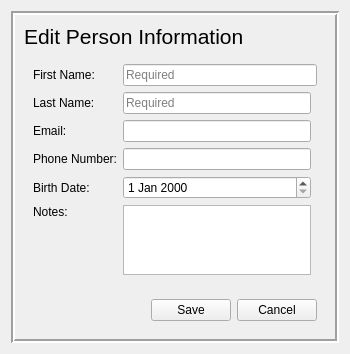
<?xml version="1.0" encoding="UTF-8"?>
<ui version="4.0">
 <class>EditPerson</class>
 <widget class="QWidget" name="EditPerson">
  <property name="geometry">
   <rect>
    <x>0</x>
    <y>0</y>
    <width>350</width>
    <height>351</height>
   </rect>
  </property>
  <property name="windowTitle">
   <string>Edit Person</string>
  </property>
  <layout class="QGridLayout" name="gridLayout_2">
   <item row="0" column="0">
    <widget class="QFrame" name="frame">
     <property name="frameShape">
      <enum>QFrame::Box</enum>
     </property>
     <property name="frameShadow">
      <enum>QFrame::Sunken</enum>
     </property>
     <property name="lineWidth">
      <number>2</number>
     </property>
     <layout class="QGridLayout" name="gridLayout_3">
      <item row="2" column="0">
       <widget class="QWidget" name="widget_2" native="true">
        <layout class="QGridLayout" name="gridLayout_4">
         <item row="0" column="0">
          <spacer name="horizontalSpacer">
           <property name="orientation">
            <enum>Qt::Horizontal</enum>
           </property>
           <property name="sizeHint" stdset="0">
            <size>
             <width>40</width>
             <height>20</height>
            </size>
           </property>
          </spacer>
         </item>
         <item row="0" column="1">
          <widget class="QPushButton" name="editPersonSaveButton">
           <property name="text">
            <string>Save</string>
           </property>
          </widget>
         </item>
         <item row="0" column="2">
          <widget class="QPushButton" name="editPersonCancelButton">
           <property name="text">
            <string>Cancel</string>
           </property>
          </widget>
         </item>
        </layout>
       </widget>
      </item>
      <item row="1" column="0">
       <widget class="QWidget" name="widget" native="true">
        <layout class="QGridLayout" name="gridLayout">
         <item row="3" column="1">
          <widget class="QLineEdit" name="editEmail"/>
         </item>
         <item row="6" column="0">
          <widget class="QLabel" name="label_5">
           <property name="text">
            <string>Birth Date:</string>
           </property>
          </widget>
         </item>
         <item row="3" column="0">
          <widget class="QLabel" name="label_3">
           <property name="text">
            <string>Email:</string>
           </property>
          </widget>
         </item>
         <item row="2" column="0">
          <widget class="QLabel" name="label_2">
           <property name="text">
            <string>Last Name:</string>
           </property>
          </widget>
         </item>
         <item row="6" column="1">
          <widget class="QDateEdit" name="editBirthDate"/>
         </item>
         <item row="1" column="1" colspan="2">
          <widget class="QLineEdit" name="editFirstName">
           <property name="placeholderText">
            <string>Required</string>
           </property>
          </widget>
         </item>
         <item row="7" column="1">
          <widget class="QTextEdit" name="editPersonNotes"/>
         </item>
         <item row="4" column="1">
          <widget class="QLineEdit" name="editNumber"/>
         </item>
         <item row="2" column="1">
          <widget class="QLineEdit" name="editLastName">
           <property name="placeholderText">
            <string>Required</string>
           </property>
          </widget>
         </item>
         <item row="1" column="0">
          <widget class="QLabel" name="label">
           <property name="text">
            <string>First Name:</string>
           </property>
          </widget>
         </item>
         <item row="7" column="0">
          <widget class="QLabel" name="label_6">
           <property name="text">
            <string>Notes:</string>
           </property>
           <property name="alignment">
            <set>Qt::AlignLeading|Qt::AlignLeft|Qt::AlignTop</set>
           </property>
          </widget>
         </item>
         <item row="4" column="0">
          <widget class="QLabel" name="label_4">
           <property name="text">
            <string>Phone Number:</string>
           </property>
          </widget>
         </item>
        </layout>
       </widget>
      </item>
      <item row="0" column="0">
       <widget class="QLabel" name="label_7">
        <property name="font">
         <font>
          <pointsize>16</pointsize>
         </font>
        </property>
        <property name="text">
         <string>Edit Person Information</string>
        </property>
       </widget>
      </item>
     </layout>
    </widget>
   </item>
  </layout>
 </widget>
 <resources/>
 <connections/>
</ui>
